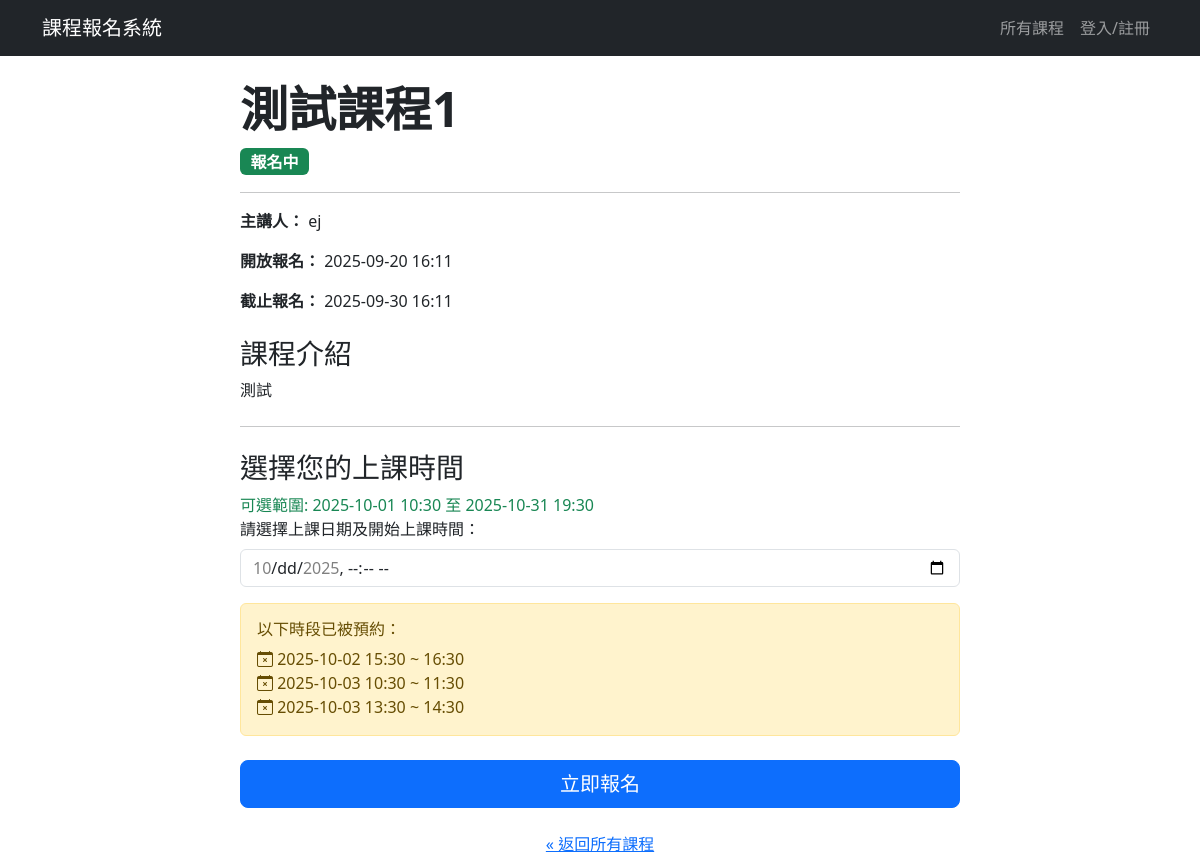
The page /course/1 on the database as committed earlier.
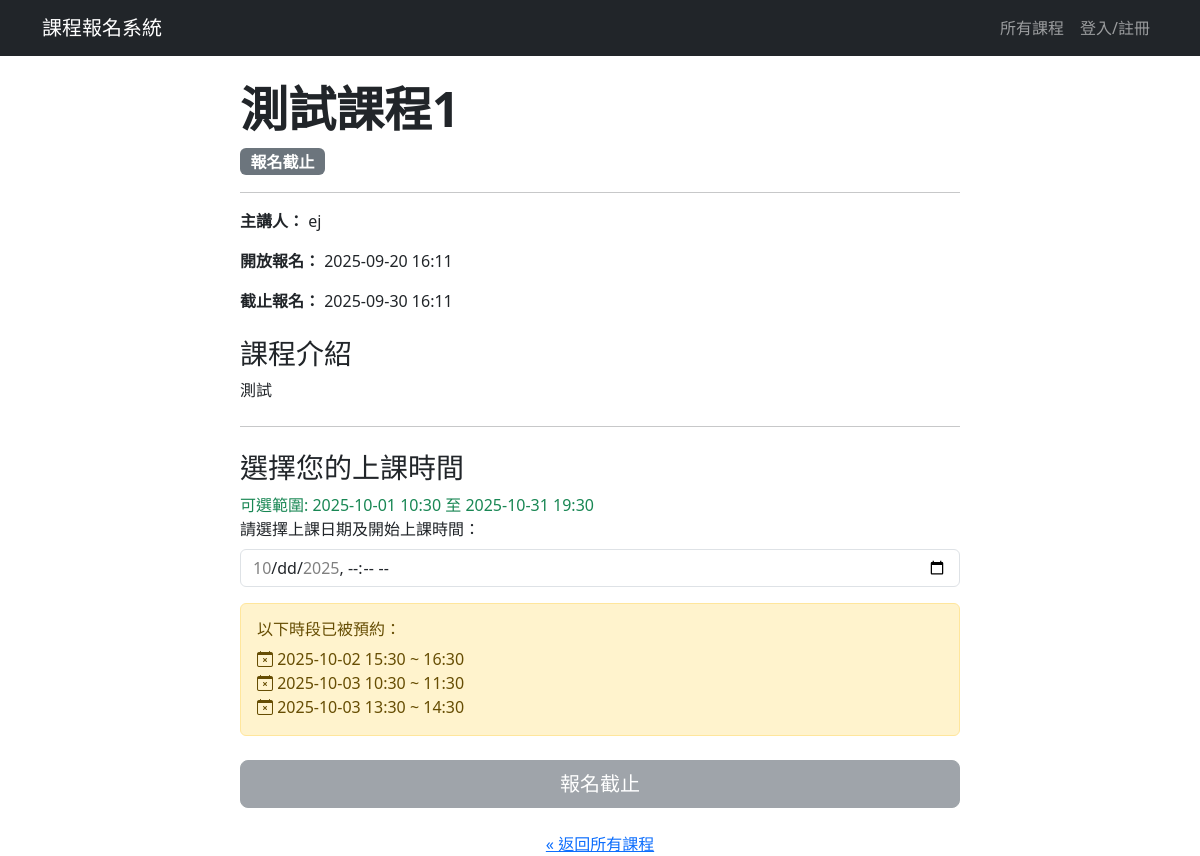
The same page on the database as committed later.
### app.py (models this page shows)
class Course(db.Model):
    __tablename__ = 'course' # 建議明確指定表名
    id = db.Column(db.Integer, primary_key=True)
    name = db.Column(db.String(120), nullable=False)
    description = db.Column(db.Text, nullable=False) # 課程描述
    speaker_info = db.Column(db.String(200)) # 講者資訊
    has_time_slots = db.Column(db.Boolean, default=False, nullable=False) # 是否有梯次
    status = db.Column(db.String(20), default='尚未開放') # 課程狀態：尚未開放、報名中、報名截止
    registration_start_time = db.Column(db.DateTime, nullable=False) # 報名開始時間
    registration_end_time = db.Column(db.DateTime, nullable=False) # 報名截止時間
    allow_user_to_choose_time = db.Column(db.Boolean, default=False, nullable=False) # 是否允許使用者自選時間
    duration_hours = db.Column(db.Float, nullable=True, default=1) # 新增：上課時數欄位
    user_choice_start_date = db.Column(db.Date, nullable=True) # 自選時間的可選起始日
    user_choice_end_date = db.Column(db.Date, nullable=True) # 自選時間的可選結束日
    user_choice_start_time_of_day = db.Column(db.Time, nullable=True) # 自選時間的每日可選起始時間
    user_choice_end_time_of_day = db.Column(db.Time, nullable=True) # 自選時間的每日可選結束時間
    __table_args__ = {'extend_existing': True} # 避免重複定義表格錯誤
    files = db.relationship('CourseFile', backref='course', lazy=True, cascade="all, delete-orphan") # 課程有多個檔案，刪除課程時也刪除相關檔案
    time_slots = db.relationship('TimeSlot', backref='course', lazy=True, cascade="all, delete-orphan") # 課程有多個梯次，刪除課程時也刪除相關梯次

### app.py (the view)
@app.route('/course/<int:course_id>')
def course_detail(course_id):
    course = db.session.get(Course, course_id)
    if not course:
        abort(404)
    available_slots = []
    if course.has_time_slots:
        available_slots = TimeSlot.query.filter(
            TimeSlot.course_id == course.id,
            TimeSlot.booked_count < TimeSlot.capacity
        ).order_by(TimeSlot.slot_start_time).all()
    is_registered = False
    if current_user.is_authenticated:
        user_reg = Registration.query.join(TimeSlot).filter(
            Registration.user_id == current_user.id,
            TimeSlot.course_id == course.id
        ).first()
        is_registered = user_reg is not None
    booked_slots_display = []
    booked_slots_iso = []
    if course.allow_user_to_choose_time:
        booked_slots_query = TimeSlot.query.filter_by(
            course_id=course.id, capacity=1
        ).order_by(TimeSlot.slot_start_time).all()
        booked_slots_display = booked_slots_query
        booked_slots_iso = [slot.slot_start_time.isoformat() for slot in booked_slots_query]
    user_choice_start_datetime = None
    user_choice_end_datetime = None
    if course.allow_user_to_choose_time and course.user_choice_start_date and course.user_choice_start_time_of_day:
        user_choice_start_datetime = datetime.combine(course.user_choice_start_date, course.user_choice_start_time_of_day)
    if course.allow_user_to_choose_time and course.user_choice_end_date and course.user_choice_end_time_of_day:
        user_choice_end_datetime = datetime.combine(course.user_choice_end_date, course.user_choice_end_time_of_day)
    return render_template(
        'course_detail.html',
        course=course,
        is_registered=is_registered,
        available_slots=available_slots,
        user_choice_start_datetime=user_choice_start_datetime,
        user_choice_end_datetime=user_choice_end_datetime,
        booked_user_choice_slots=booked_slots_display,
        booked_slots_iso=booked_slots_iso
    )

### templates/course_detail.html (shortened to what the changed rows need)
{% extends "layout.html" %}
{% block content %}
<div class="container mt-4">
    <div class="row">
        <div class="col-lg-8 mx-auto">
            <h2 class="display-5 fw-bold">{{ course.name }}</h2>
            <p class="lead">
                {% if course.status == '報名中' %}
                    <span class="badge bg-success fs-6">報名中</span>
                {% elif course.status == '尚未開放' %}
                    <span class="badge bg-warning text-dark fs-6 ">尚未開放</span>
                {% else %}
                    <span class="badge bg-secondary fs-6">報名截止</span>
                {% endif %}
            </p>
            <hr>
            <p><strong>主講人：</strong> {{ course.speaker_info }}</p>
            <p><strong>開放報名：</strong> {{ course.registration_start_time.strftime('%Y-%m-%d %H:%M') }}</p>
            <p><strong>截止報名：</strong> {{ course.registration_end_time.strftime('%Y-%m-%d %H:%M') }}</p>
            <h3 class="mt-4">課程介紹</h3>
            <div style="white-space: pre-wrap;">{{ course.description }}</div>
        <hr class="my-4">
        {% if course.has_time_slots and not course.allow_user_to_choose_time %}
            <h3 class="mt-4">選擇上課時間</h3>
            {% if available_slots %}
                <div class="list-group" id="slot-selection">
                {% for slot in available_slots %}
                    <label class="list-group-item">
                        <input class="form-check-input me-1" type="radio" name="time_slot_id" value="{{ slot.id }}">
                        {{ slot.slot_start_time.strftime('%Y-%m-%d %H:%M') }} ~ {{ slot.slot_end_time.strftime('%H:%M') }} (剩餘名額: {{ slot.capacity - slot.booked_count }})
                    </label>
                {% endfor %}
                </div>
            <div class="d-grid gap-2 mt-3">
                {% if course.status != '報名中' %}
                    <button class="btn btn-secondary btn-lg" disabled>{{ course.status }}</button>
                {% else %}
                    {% if current_user.is_authenticated %}
                        {% if is_registered %}
                            <button class="btn btn-outline-secondary btn-lg" disabled>您已報名</button>
                        {% else %}
                            <button class="btn btn-primary btn-lg" onclick="handleRegistration()">立即報名</button>
                        {% endif %}
                    {% else %}
                        <button class="btn btn-primary btn-lg" onclick="promptLogin()">立即報名</button>
                    {% endif %}
                {% endif %}
            </div>
            {% else %}
                <p class="text-danger">名額已滿</p>
            {% endif %}
        {% elif course.allow_user_to_choose_time %}
            <h3 class="mt-4">選擇您的上課時間</h3>
            <div class="mb-3">
                <div class="form-text text-success fs-6">
                </div>
                <label for="user_selected_time" class="form-label">請選擇上課日期及開始上課時間：</label>
                <input type="datetime-local" id="user_selected_time" name="user_selected_time" class="form-control"
                       step="1800"
                       data-booked-slots='{{ booked_slots_iso|tojson|safe }}'
                       min="{{ user_choice_start_datetime.strftime('%Y-%m-%dT%H:%M') if user_choice_start_datetime else '' }}"
                       max="{{ user_choice_end_datetime.strftime('%Y-%m-%dT%H:%M') if user_choice_end_datetime else '' }}" required>
            </div>
            <div class="d-grid gap-2 mt-3">
                {% if booked_user_choice_slots %}
                <div class="alert alert-warning" role="alert">
                    <h6 class="alert-heading">以下時段已被預約：</h6>
                    <ul class="list-unstyled mb-0">
                    </ul>
                </div>
                {% endif %}
                {% if course.status != '報名中' %}
                    <button class="btn btn-secondary btn-lg" disabled>{{ course.status }}</button>
                {% elif not current_user.is_authenticated %}
                    <button class="btn btn-primary btn-lg" onclick="promptLogin()">立即報名</button>
                {% elif is_registered %}
                     <button class="btn btn-outline-secondary btn-lg" disabled>您已報名</button>
                {% else %}
                     <button class="btn btn-primary btn-lg" onclick="handleRegistration()">立即報名</button>
                {% endif %}
            </div>
        {% else %}
            <div class="d-grid gap-2">
                <p class="text-muted">本課程目前未開放時間選擇。</p>
            </div>
        {% endif %}
        <div class="text-center mt-4">
            <a href="{{ url_for('index') }}">&laquo; 返回所有課程</a>
        </div>
        </div>
    </div>
</div>
{% endblock %}

Rows that differ between the two databases and show on the page:
changed Course "測試課程1": status (not shown) → "報名截止"
Other text that changed with them:
text no longer shown: "報名中 立即報名"
text now shown: "報名截止"
